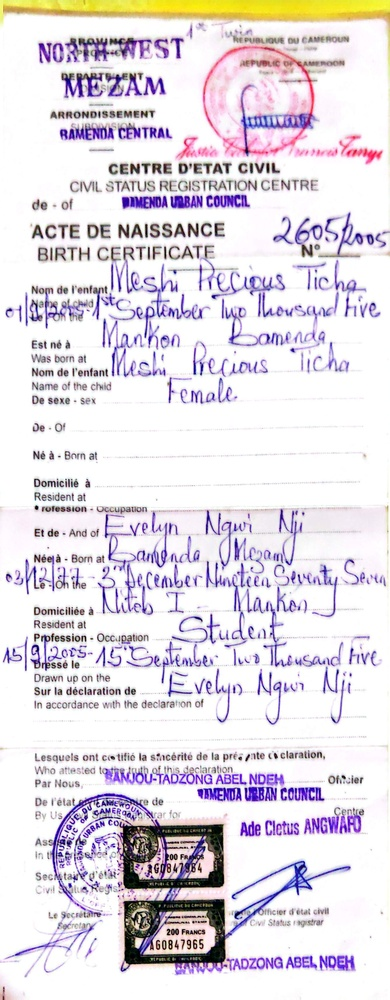
#> input picture backend/test_image.jpg, 390 x 1000 px, shrunk from 1336 x 3425 before the run
$ python -i ela_engine.py   (imports and definitions only)
#> lines starting #> are read from the running program, lines starting #| are printed output that depends on the picture
from PIL import Image, ImageChops, ImageEnhance
import io
import os
import uuid


def perform_ela(file_path: str, reports_dir: str = "reports") -> dict:
    """
    Perform Error Level Analysis using only Pillow.
    No NumPy or OpenCV required.
    """
#> called with file_path = '../../test_image.jpg', reports_dir = 'reports'
    try:
        original = Image.open(file_path).convert("RGB")
#> original is the input picture: PIL image 390x1000 RGB; mean R, G, B 227.6, 221.2, 228.2

        # Re-compress at quality 90
        buffer = io.BytesIO()
        original.save(buffer, format="JPEG", quality=90)
        buffer.seek(0)
        recompressed = Image.open(buffer).convert("RGB")

        # Compute pixel difference
        diff = ImageChops.difference(original, recompressed)
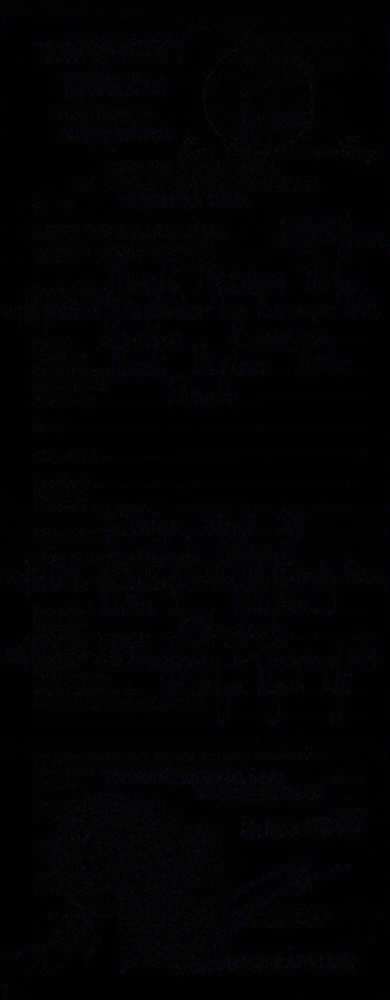
#> diff: PIL image 390x1000 RGB; mean R, G, B 2, 1.9, 2.8

        # Amplify by factor 15
        amplified = diff.point(lambda p: min(p * 15, 255))
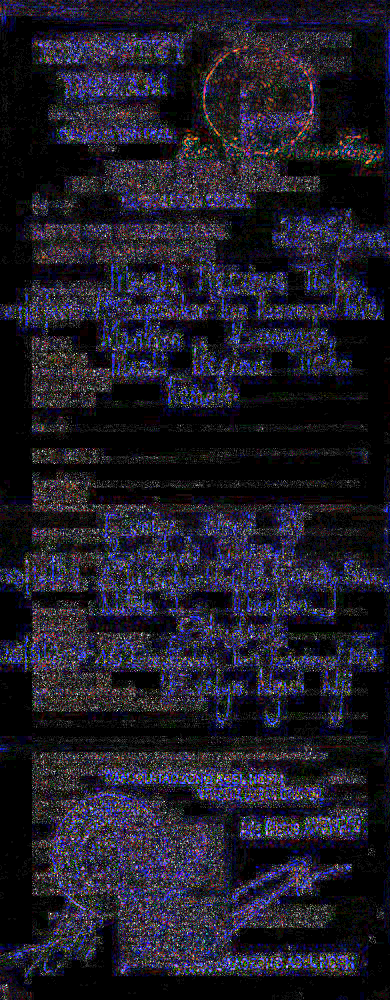
#> amplified: PIL image 390x1000 RGB; mean R, G, B 30.7, 28.4, 40.6

        # Compute ELA score from histogram
        histogram = amplified.histogram()
#> histogram = 768 values, max 151342 at index 256, min 0 at index 1, mean 1523.4
        total_pixels = original.width * original.height * 3
#> total_pixels = 1170000
        weighted_sum = sum(i * histogram[i] for i in range(256))
#> weighted_sum = 11958870
        ela_score = float(weighted_sum / (total_pixels * 255))
#> ela_score = 0.0401

        # Enhance brightness for better visualization
        enhancer = ImageEnhance.Brightness(amplified)
        ela_enhanced = enhancer.enhance(2.0)
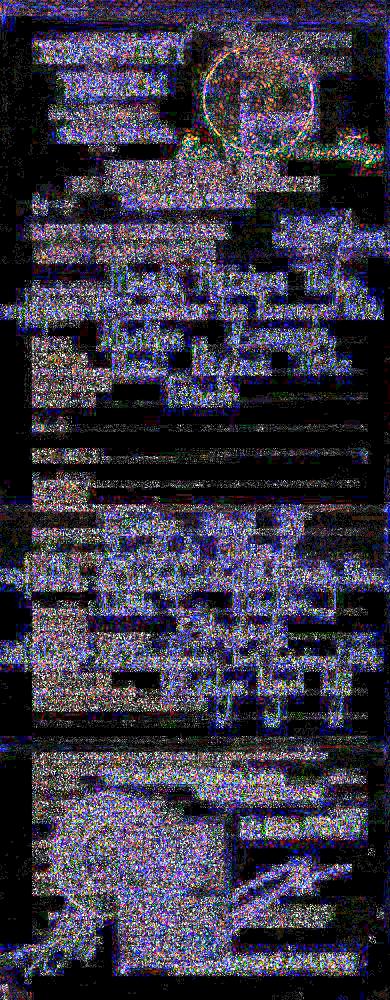
#> ela_enhanced: PIL image 390x1000 RGB; mean R, G, B 58.7, 55.1, 71.4

        # Save heatmap
        os.makedirs(reports_dir, exist_ok=True)
        heatmap_filename = f"ela_{uuid.uuid4().hex}.jpg"
        heatmap_path = os.path.join(reports_dir, heatmap_filename)
        ela_enhanced.save(heatmap_path, "JPEG", quality=95)

        suspicion_flag = ela_score > 0.15
#> suspicion_flag = False
        high_confidence = ela_score > 0.30
#> high_confidence = False

        return {
            "status": "success",
            "ela_score": round(ela_score, 4),
            "suspicion_flag": suspicion_flag,
            "high_confidence_manipulation": high_confidence,
            "heatmap_path": heatmap_path,
            "interpretation": get_ela_interpretation(ela_score)
        }

    except Exception as e:
        return {
            "status": "error",
            "message": str(e),
            "ela_score": 0.0,
            "suspicion_flag": False,
            "heatmap_path": None
        }


# [50 lines left out: function perform_ela_on_pdf, not called in this run]


def get_ela_interpretation(score: float) -> str:
    if score < 0.05:
        return "Very low error level. Image appears unmodified."
    elif score < 0.15:
        return "Low error level. No strong indicators of manipulation detected."
    elif score < 0.30:
        return "Moderate error level detected. Possible manipulation in some regions."
    else:
        return "High error level detected. Strong indicators of pixel-level manipulation present."

>>> result = perform_ela('../../test_image.jpg')
#> result = 6 items
